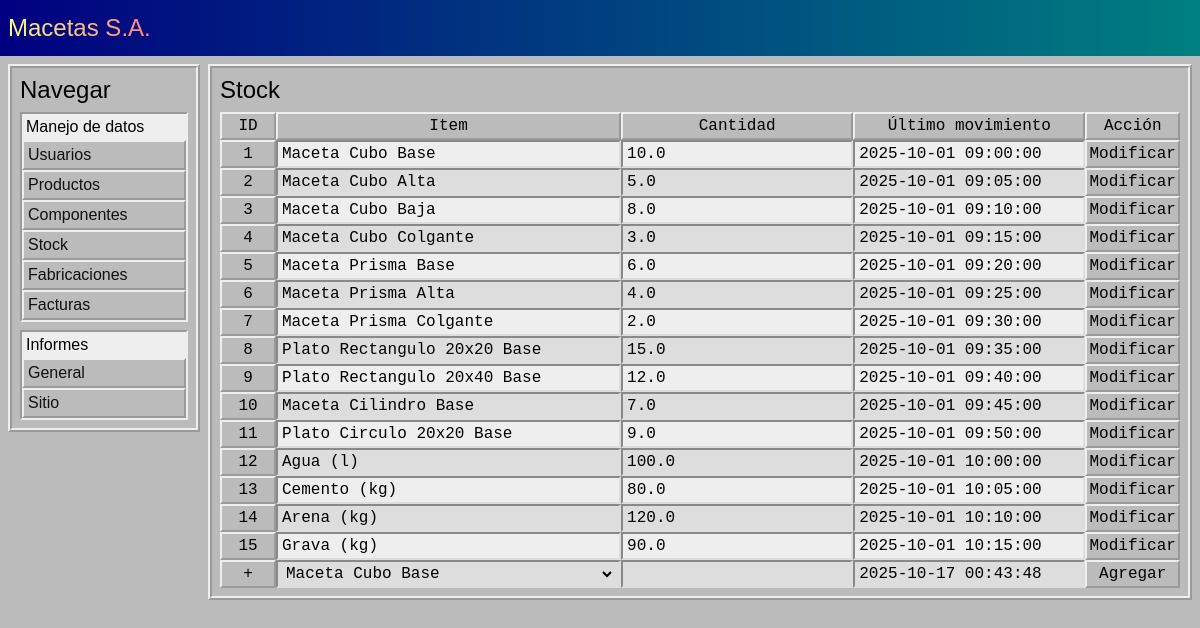
/stock/, run on the app's committed database.
### tables this page shows
CREATE TABLE stock (
    id INTEGER PRIMARY KEY AUTOINCREMENT,
    id_item INTEGER NOT NULL,
    tipo_item TEXT NOT NULL,
    cantidad REAL NOT NULL,
    movimiento TEXT NOT NULL -- ISO8601 YYYY-MM-DD HH:MM:SS
);

### app.py (the view)
@APP.route('/stock/', methods=['GET'])
def Template_Stock():
    try:
        session['mensajes']
    except KeyError:
        session['mensajes'] = []
    return render_template('/stock.html', mensajes=session['mensajes'])

### app.py (called while the page is built)
def Get_DB():
    DB = getattr(g, '_database', None)
    if DB is None:
        DB = g._database = sqlite3.connect(DATABASE)
    return DB

@APP.teardown_appcontext
def Close_DB(exception):
    DB = getattr(g, '_database', None)
    if DB is not None:
        DB.close()

### funciones.py (called while the page is built)
def FechaHoy():
    return datetime.datetime.now().strftime('%Y-%m-%d')

def FechaAnterior():
    return (datetime.datetime.now() - datetime.timedelta(days=1)).strftime('%Y-%m-%d')

def FechaSiguiente():
    return (datetime.datetime.now() + datetime.timedelta(days=1)).strftime('%Y-%m-%d')

    def getAll(self):
        self.CUR.execute('SELECT * FROM usuarios')
        query = self.CUR.fetchall()
        usuarios = {}
        for id, username, password, nombres, rol in query:
            usuario = {
                'username' : username,
                'password' : password,
                'nombres' : nombres,
                'rol' : rol
            }
            usuarios[id] = usuario
        return usuarios

    def getRoles(self):
        return ['Administrador', 'Gerente', 'Encargado', 'Operario']

    def getNext(self):
        try:
            id = self.DB.execute('SELECT seq + 1 FROM sqlite_sequence WHERE name = "usuarios"').fetchone()[0]
        except TypeError:
            return 1
        return id

    def getEnabled(self):
        self.CUR.execute('SELECT id, tipo, nombre, modelo, estilo, medidas, printf("%.2f", precio_venta) FROM productos WHERE habilitado == 1')
        query = self.CUR.fetchall()
        productos = {}
        for id, tipo, nombre, modelo, estilo, medidas, precio_venta in query:
            producto = {
                'tipo' : tipo,
                'nombre' : nombre,
                'modelo' : modelo,
                'estilo' : estilo,
                'medidas' : medidas,
                'precio_venta' : float(precio_venta)
            }
            productos[id] = producto
        return productos

    def getNext(self):
        try:
            id = self.DB.execute('SELECT seq + 1 FROM sqlite_sequence WHERE name = "productos"').fetchone()[0]
        except TypeError:
            return 1
        return id

    def getList(self):
        self.CUR.execute("SELECT id, tipo || ' ' || nombre || ' ' || modelo FROM productos WHERE habilitado = 1")
        query = self.CUR.fetchall()
        productos = {}
        for id, texto in query:
            productos[id] = texto
        return productos

### templates/stock.html (shortened to what this page needs)
<!DOCTYPE html>
<html lang="en">
<head>
    <link rel='stylesheet' href="{{ url_for('static', filename='style.css') }}">
</head>
<body>
    {% include 'header.html' %}
    {% include 'aside.html' %}
    <main>
        <legend>Stock</legend>
        <table>
            <thead>
                <tr>
                    <th class="id">ID</th>
                    <th>Item</th>
                    <th>Cantidad</th>
                    <th>Último movimiento</th>
                    <th>Acción</th>
                </tr>
            </thead>
            <tbody>
                {% if stock %}
                    {% for id, item in stock.items() %}
                        <tr>
                            <form action="{{ url_for('Modificar_Stock') }}" method="post">
                                <th class="id">
                                    <input type="text" name="id" value="{{ id }}" readonly>
                                </th>
                                <td>
                                    {% if item['tipo_item'] == 'Producto' %}
                                        {% for id_producto, producto in productos_lista.items() %}
                                            {% if item['id_item'] == id_producto %}
                                                <input type="text" value="{{ producto }}" readonly>
                                            {% endif %}
                                        {% endfor %}
                                    {% elif item['tipo_item'] == 'Componente' %}
                                        {% for id_componente, componente in componentes_lista.items() %}
                                            {% if item['id_item'] == id_componente %}
                                                <input type="text" value="{{ componente }}" readonly>
                                            {% endif %}
                                        {% endfor %}
                                    {% endif %}
                                </td>
                                <td>
                                    <input type="number" name="cantidad" value="{{ item['cantidad'] }}" required min="0" step="0.1" onmousewheel="controlRueda(event, this, 0.1)">
                                </td>
                                <td>
                                    <input type="datetime" name="movimiento" value="{{ item['movimiento'] }}" readonly>
                                </td>
                                <th class="columnaAcciones">
                                    <span>
                                        <input type="submit" value="Modificar">
                                    </span>
                                </th>
                            </form>
                        </tr>
                    {% endfor %}
                {% endif %}
                <tr>
                    <form action="{{ url_for('Agregar_Stock') }}" method="post">
                        <th>
                            +
                        </th>
                        <td>
                            <select name="item" required>
                                <optgroup label="Productos">
                                    {% for id_producto, producto in productos_lista.items() %}
                                        <option value="Producto,{{ id_producto }}">{{ producto }}</option>
                                    {% endfor %}
                                </optgroup>
                            </select>
                        </td>
                        <td>
                            <input type="number" name="cantidad" required step="0.1" onmousewheel="controlRueda(event, this, 0.1)">
                        </td>
                        <td>
                            <input type="text" id="current-datetime" readonly>
                        </td>
                        <th class="columnaAcciones">
                            <span>
                                <input type="submit" value="Agregar">
                            </span>
                        </th>
                    </form>
                </tr>
            </tbody>
        </table>
    </main>
</body>
</html>

### static/style.css (style rules this page uses)
* { margin: 0; padding: 0; font-family: sans-serif; }
html { --color-celeste: #008080; --color-azul: #000080; --color-negro: #111; --color-grisoscuro: #808080; --color-gris: #BBB; --color-grisclaro: #DDD; --color-blanco: #EEE; --borde-raised: 2px outset var(--color-blanco); --borde-sunken: 2px inset var(--color-blanco); --borde-sunken-inner: 2px inset var(--color-grisclaro); --borde-grooved: 4px groove var(--color-blanco); --borde-ridged: 4px ridge var(--color-blanco); --fuente-grande: 1.5rem; background-color: var(--color-gris); min-height: 100dvh; }
body { padding: 0.5rem; display: grid; grid-template-areas: 'header header' 'aside main'; grid-template-columns: 12rem 1fr; grid-template-rows: 3rem auto; row-gap: 0.5rem; column-gap: 0.5rem; }
main { grid-area: main; padding: 0.5rem; display: flex; row-gap: 0.5rem; flex-direction: column; border: var(--borde-ridged); }
legend { font-size: var(--fuente-grande); }
table { width: 100%; border-spacing: 0; }
table * { font-family: monospace; font-size: 1rem; }
table th { border: var(--borde-raised); font-weight: normal; height: 1.5rem; padding: 0 2px; }
table th.id { width: 3rem; }
table th.id input { text-align: center; }
table td { border: var(--borde-sunken-inner); background-color: var(--color-blanco); height: 1.5rem; padding: 0 0.25rem; }
table tr:nth-child(even) td { background-color: var(--color-grisclaro); }
table .columnaAcciones { border: unset; padding: 0; }
table .columnaAcciones span { display: flex; flex-direction: row; height: 100%; }
table input { width: 100%; outline: none; }
table input[type=text], table input[type=password], table input[type=number], table input[type=datetime], table input[type=date] { background: none; border: none; }
table input[type=button], table input[type=submit] { background: var(--color-gris); border: var(--borde-raised); }
table select { background: none; border: none; width: 100%; outline: none; }

### data on the page
stock: cantidad "10.0", movimiento "2025-10-01 09:00:00"
stock: cantidad "5.0", movimiento "2025-10-01 09:05:00"
stock: cantidad "8.0", movimiento "2025-10-01 09:10:00"
stock: cantidad "3.0", movimiento "2025-10-01 09:15:00"
stock: cantidad "6.0", movimiento "2025-10-01 09:20:00"
stock: cantidad "4.0", movimiento "2025-10-01 09:25:00"
stock: cantidad "2.0", movimiento "2025-10-01 09:30:00"
stock: cantidad "15.0", movimiento "2025-10-01 09:35:00"
stock: cantidad "12.0", movimiento "2025-10-01 09:40:00"
stock: cantidad "7.0", movimiento "2025-10-01 09:45:00"
stock: cantidad "9.0", movimiento "2025-10-01 09:50:00"
stock: cantidad "100.0", movimiento "2025-10-01 10:00:00"
stock: cantidad "80.0", movimiento "2025-10-01 10:05:00"
stock: cantidad "120.0", movimiento "2025-10-01 10:10:00"
stock: cantidad "90.0", movimiento "2025-10-01 10:15:00"

### other printed values
form field item "Maceta Cubo Base"
